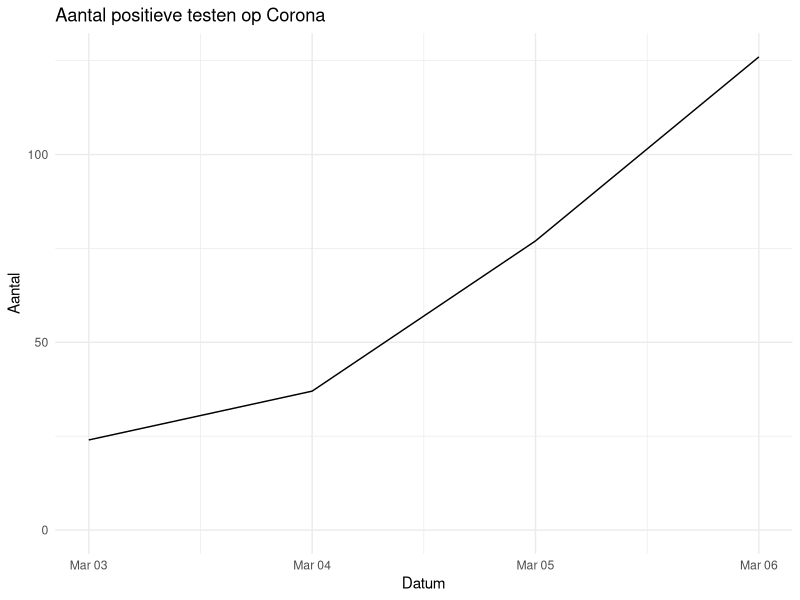

Write the R code that produced this figure. (Note: this script raises an error after producing the figure.)
library(tidyverse)

dir.create("plots")

data = read_csv("data/rivm_corona_in_nl.csv")

data %>%
  group_by(Datum) %>%
  summarise(Aantal=sum(Aantal, na.rm = T)) %>%
  ggplot(aes(Datum, Aantal)) +
    geom_line() + 
    ylim(0, NA) + 
    # xlim(as.Date("2020-02-27"), NA) + 
    theme_minimal() + 
    ggtitle("Aantal positieve testen op Corona") + 
    ggsave("plots/timeline.png", width = 6, height=4)


### Top 10 municipalities

# top 10 municipalities on the most recent day
top_10_municipalities = data %>% 
  arrange(desc(Datum), desc(Aantal)) %>%
  head(10) %>% 
  select(Gemeente)

# make plot
data %>%
  inner_join(top_10_municipalities) %>%
  complete(Gemeente, Datum, fill=list("Aantal"=0)) %>%
  arrange(desc(Datum), desc(Aantal)) %>%
  mutate(Gemeente = factor(Gemeente, levels=pull(top_10_municipalities, Gemeente))) %>%
  ggplot(aes(Datum, Aantal, color=Gemeente)) +
    geom_line() + 
    theme_minimal() + 
    ggtitle("Top 10 gemeentes met meeste corona besmettingen") + 
    ggsave("plots/top_municipalities.png", width = 6, height=4)
